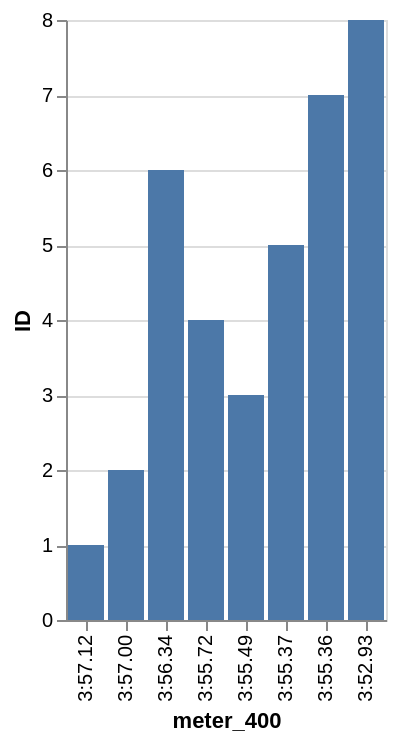

Write the Vega-Lite specification saved for this chart.
### Vega-Lite specification from a JSON file in a GitHub repository (floating-point values rounded to 4 significant figures)
{"data": {"values": [{"x_data": "3:57.12", "y_data": 1}, {"x_data": "3:57.00", "y_data": 2}, {"x_data": "3:56.34", "y_data": 6}, {"x_data": "3:55.72", "y_data": 4}, {"x_data": "3:55.49", "y_data": 3}, {"x_data": "3:55.37", "y_data": 5}, {"x_data": "3:55.36", "y_data": 7}, {"x_data": "3:52.93", "y_data": 8}]}, "mark": "bar", "encoding": {"x": {"field": "x_data", "type": "nominal", "title": "meter_400", "sort": "descending"}, "y": {"field": "y_data", "type": "quantitative", "title": "ID"}}}
